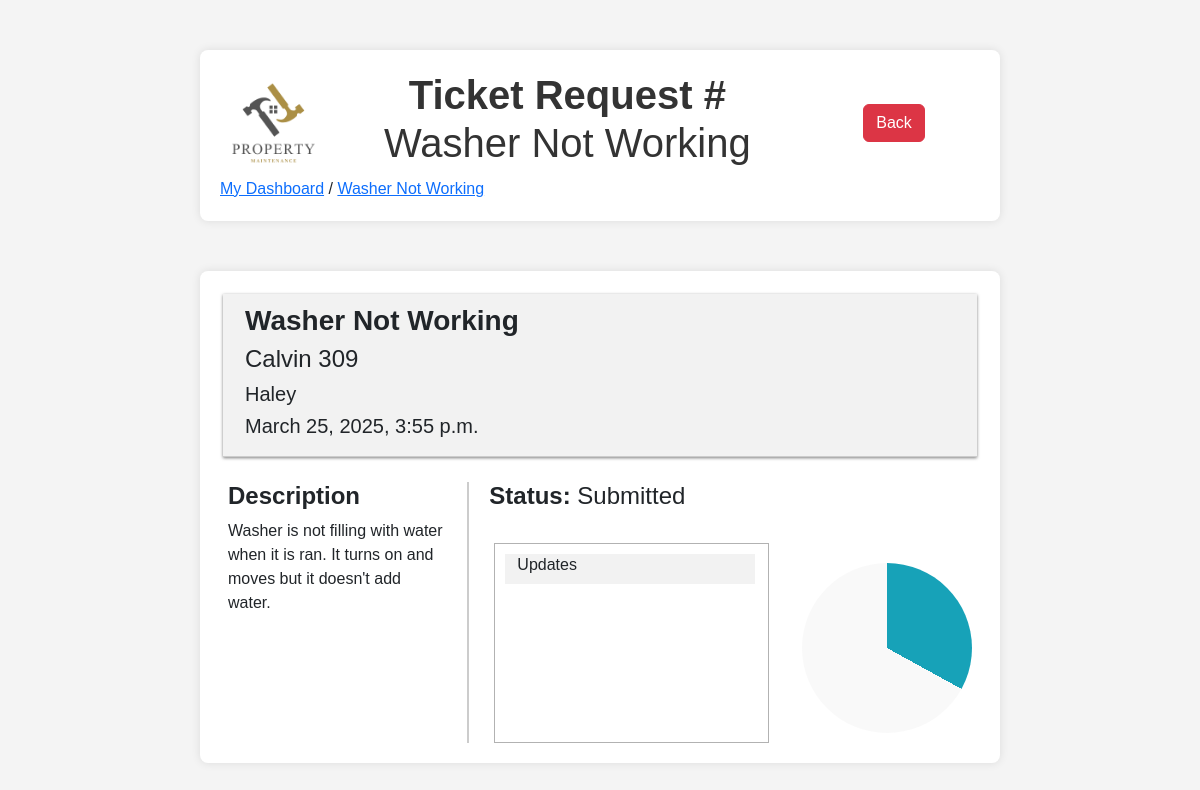
The app's page /12 (signed in) with its own data.
### ticketsystem/models.py (models this page shows, shortened)
class Ticket(models.Model):
    title = models.CharField(max_length=200)
    description = models.TextField()
    CATEGORY_CHOICES = [
        ('electrical', 'Electrical'),
        ('plumbing', 'Plumbing'),
        ('general', 'General'),
    ]
    category = models.CharField(max_length=20, choices=CATEGORY_CHOICES)
    STATUS_CHOICES = [
        ('submitted', 'Submitted'),
        ('in_progress', 'In Progress'),
        ('completed', 'Completed'),
    ]
    status = models.CharField(max_length=20, choices=STATUS_CHOICES, default='submitted')
    PRIORITY_CHOICES = [
        ('low', 'Low'),
        ('medium', 'Medium'),
        ('high', 'High'),
    ]
    priority = models.CharField(max_length=10, choices=PRIORITY_CHOICES, default='medium')
    created_date = models.DateTimeField(auto_now_add=True)
    updated_date = models.DateTimeField(auto_now=True)
    completed_date = models.DateTimeField(null=True, blank=True) # based on status
    image = models.ImageField(upload_to='ticket_images/', null=True, blank=True)
    submitter = models.ForeignKey(settings.AUTH_USER_MODEL, on_delete=models.CASCADE, related_name='submitted_tickets')
    assigned_admin = models.ForeignKey(settings.AUTH_USER_MODEL, on_delete=models.SET_NULL, null=True, blank=True, related_name='assigned_tickets')

class UserProfile(models.Model):
    user = models.OneToOneField(User, on_delete=models.CASCADE)
    ROLE_CHOICES = [
        ('tenant', 'Tenant'),
        ('admin', 'Admin'),
    ]
    role = models.CharField(max_length=10, choices=ROLE_CHOICES, default='tenant')
    building_name = models.CharField(max_length=100, blank=True, null=True)
    apartment_number = models.CharField(max_length=10, blank=True, null=True)
    employee_id = models.CharField(max_length=100, blank=True, null=True)

### ticketsystem/views.py (the view)
# urls.py: path('<int:id>', ticket_page, name="page" ),
@login_required(login_url="/")
def ticket_page(request, id):
    ticket = Ticket.objects.get(id=id)
    return render(request, 'ticket_page.html', {'ticket': ticket})

### ticketsystem/templates/ticket_page.html (shortened to what this page needs)
{% load static %}
<!DOCTYPE html>
<html lang="en">
<head>
    {% load bootstrap5 %}
    {% bootstrap_css %}
    <link rel="stylesheet" href="{% static 'style.css' %}">
</head>
<body>
    <div class="container">
        <div class="row">
            <div class="col-sm-2 align-self-center mx-auto d-flex justify-content-center" >
                <img src="../../media/logo_light.png" class="img-fluid" alt="Property Maintenance">
            </div>
            <div class="col-lg my-auto">
                <h1><b>Ticket Request # </b><br>{{ ticket.title|title }}</h1>
            </div>
            <div class="col-sm-3 my-auto text-center" >
                    <a class="btn btn-danger" href="{% url 'tenant_dashboard' %}" role="button">Back</a>
            </div>
        </div>
        <div class="row">
            <div class=col>
                <a href="{% url 'tenant_dashboard' %}">My Dashboard</a> /
                <a href ="">{{ticket.title|title}}</a>
            </div>
        </div>
    </div>
    <div class="container">
        <div class="row divider">
            <div class="col-md-9">
                <h3><b>{{ ticket.title|title }}</b></h3>
                <h4>{{ ticket.submitter.userprofile.building_name }} {{ ticket.submitter.userprofile.apartment_number }}</h4>
                <h5>{{ ticket.submitter|capfirst }}</h5>
                <h5>{{ ticket.created_date }}</h5>
            </div>
        </div>
        <div class="row">
            <div class="col-md-4 left-column">
                <h4><b>Description</b></h4>
                <div class="description-body">
                    <p>{{ ticket.description }}</p>
                </div>
            </div>
            <div class="col-md-8 right-column">
                <div class="d-flex align-items-center">
                    <h4><b>Status: </b>{{ ticket.status|title }}</h4>
                </div><br>
                <div class="row">
                    <div class="col">
                        <div class="row updates-content-box">
                            <div class="updates-title-box">
                                <h6>Updates</h6>
                            </div>
                        </div>
                    </div>
                    <div class="col col-progress">
                        <div class="progress-circle">
                        </div>
                    </div>
                </div>
            </div>
        </div>
    </div>
</body>
</html>

### ticketsystem/static/style.css (style rules this page uses)
body { font-family: Arial, sans-serif; background-color: #f4f4f4; margin: 0; padding: 0; }
.container { max-width: 800px; margin: 50px auto; background: white; padding: 20px; box-shadow: 0 0 10px rgba(0, 0, 0, 0.1); border-radius: 8px; }
h1 { text-align: center; color: #333; }

### records on screen
Ticket: title "Washer Not Working", submitter.userprofile.building_name "Calvin", submitter.userprofile.apartment_number "309", submitter "Haley", created_date "March 25, 2025, 3:55 p.m.", description "Washer is not filling with water when it is ran. It turns on and moves but it doesn't add water.", status "Submitted"
